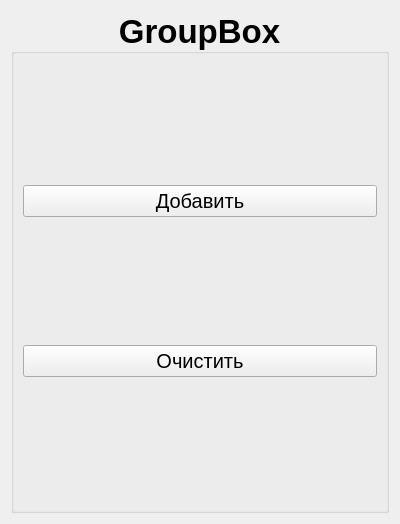
<?xml version="1.0" encoding="UTF-8"?>
<ui version="4.0">
 <class>ToDoListWidget</class>
 <widget class="QWidget" name="ToDoListWidget">
  <property name="geometry">
   <rect>
    <x>0</x>
    <y>0</y>
    <width>400</width>
    <height>524</height>
   </rect>
  </property>
  <property name="font">
   <font>
    <pointsize>14</pointsize>
    <weight>75</weight>
    <bold>true</bold>
   </font>
  </property>
  <property name="windowTitle">
   <string>Form</string>
  </property>
  <layout class="QVBoxLayout" name="verticalLayout_2">
   <item>
    <widget class="QGroupBox" name="groupBox">
     <property name="font">
      <font>
       <pointsize>25</pointsize>
       <weight>75</weight>
       <bold>true</bold>
      </font>
     </property>
     <property name="title">
      <string>GroupBox</string>
     </property>
     <property name="alignment">
      <set>Qt::AlignCenter</set>
     </property>
     <layout class="QVBoxLayout" name="verticalLayout">
      <item>
       <widget class="QPushButton" name="addButton">
        <property name="font">
         <font>
          <pointsize>15</pointsize>
          <weight>50</weight>
          <bold>false</bold>
         </font>
        </property>
        <property name="text">
         <string>Добавить</string>
        </property>
       </widget>
      </item>
      <item>
       <layout class="QVBoxLayout" name="todoListLayout"/>
      </item>
      <item>
       <widget class="QPushButton" name="clearButton">
        <property name="font">
         <font>
          <pointsize>15</pointsize>
          <weight>50</weight>
          <bold>false</bold>
         </font>
        </property>
        <property name="text">
         <string>Очистить</string>
        </property>
       </widget>
      </item>
     </layout>
    </widget>
   </item>
  </layout>
 </widget>
 <resources/>
 <connections/>
</ui>
